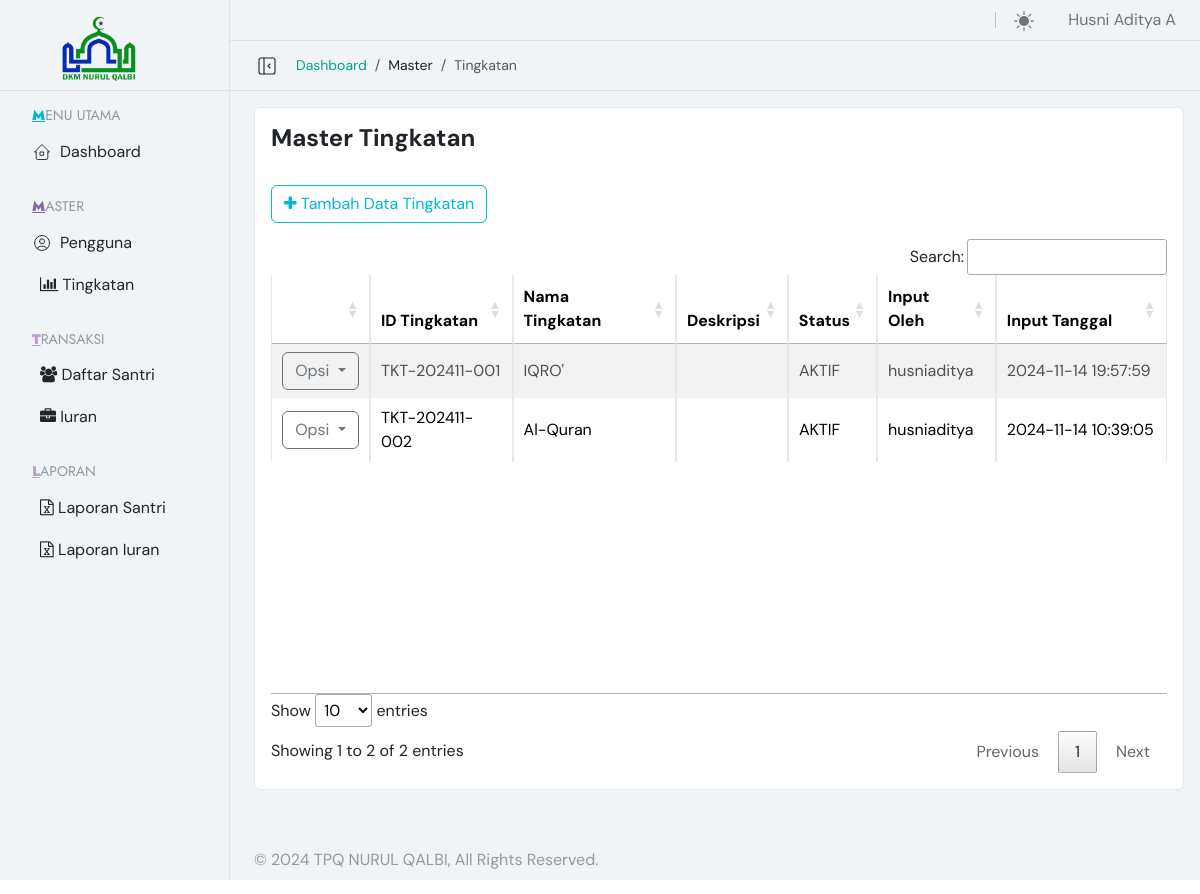
The app's page /tingkatan.php (signed in) with its own data.
### tables this page shows
CREATE TABLE IF NOT EXISTS `m_tingkatan` (
  `ID_TINGKATAN` varchar(50) NOT NULL,
  `NAMA_TINGKATAN` varchar(50) DEFAULT NULL,
  `DESKRIPSI` text DEFAULT NULL,
  `STATUS` varchar(50) DEFAULT '1',
  `INPUT_OLEH` varchar(50) DEFAULT NULL,
  `INPUT_TANGGAL` datetime DEFAULT NULL,
  PRIMARY KEY (`ID_TINGKATAN`)
);

### backend/master/tingkatan/t_tingkatan.php (called while the page is built, shortened)
<?php
$query = "SELECT *,CASE WHEN STATUS = 1 THEN 'AKTIF' ELSE 'TIDAK AKTIF' END STATUS FROM m_tingkatan";
$getTingkatan =  GetQuery2($query, []);
$rowTingkatan = $getTingkatan->fetchAll(PDO::FETCH_ASSOC);
?>

### connection/conn.php (called while the page is built, shortened)
<?php
$host = "localhost";
$database = "tpq";
$username = "andre";
$password = "andre2024";
try {
    $db1 = new PDO("mysql:host=$host;dbname=$database", $username, $password);
    $db1->setAttribute(PDO::ATTR_ERRMODE, PDO::ERRMODE_EXCEPTION);
    function GetQuery2($query, $params = [])
    {
        global $db1;
        $result = $db1->prepare($query);
        $result->execute($params);
        return $result;
    }
} catch (PDOException $e) {
    die("Database connection failed: " . $e->getMessage());
}
?>

### content/master/tingkatan/c_tingkatan.php (the view, shortened to what this page needs)
<div class="card mb-4">
    <div class="card-header py-3 bg-transparent border-bottom-0">
        <h4 class="card-title mb-0"><strong>Master Tingkatan</strong></h4>
    </div>
    <div class="card-body">
        <div class="d-flex justify-content-between align-items-center mb-3">
            <a data-toggle="modal" title="Add this item" class="btn btn-outline-primary" href="tingkatan_add.php?method=add"><i class="fa fa-plus"></i> Tambah Data Tingkatan</a>
        </div>
        <div class="table-responsive">
            <table class="table table-striped table-bordered" id="tingkatan-table">
                <thead>
                    <tr>
                        <th></th>
                        <th>ID Tingkatan</th>
                        <th>Nama Tingkatan</th>
                        <th>Deskripsi</th>
                        <th>Status</th>
                        <th>Input Oleh</th>
                        <th>Input Tanggal</th>
                    </tr>
                </thead>
                <tbody>
                    <?php
                    foreach ($rowTingkatan as $dataTingkatan) {
                        extract($dataTingkatan);
                        ?>
                        <tr>
                            <td align="center">
                                <form id="<?= uniqid(); ?>" method="post" class="form">
                                <button class="btn btn-outline-secondary dropdown-toggle" type="button"  data-bs-toggle="dropdown" aria-expanded="false">
									Opsi
								</button>
                                </form>
                            </td>
                            <td><?= $ID_TINGKATAN; ?></td>
                            <td><?= $NAMA_TINGKATAN; ?></td>
                            <td><?= $DESKRIPSI; ?></td>
                            <td><?= $STATUS; ?></td>
                            <td><?= $INPUT_OLEH; ?></td>
                            <td><?= $INPUT_TANGGAL; ?></td>
                        </tr>
                        <?php
                    }
                    ?>
                </tbody>
            </table>
        </div>
    </div>
</div>

### assets/css/tablestyle.css (style rules this page uses)
table.dataTable { width: 100% !important; }

### records on screen
m_tingkatan: ID_TINGKATAN "TKT-202411-001", NAMA_TINGKATAN "IQRO'", STATUS "AKTIF", INPUT_OLEH "husniaditya", INPUT_TANGGAL "2024-11-14 19:57:59"
m_tingkatan: ID_TINGKATAN "TKT-202411-002", NAMA_TINGKATAN "Al-Quran", STATUS "AKTIF", INPUT_OLEH "husniaditya", INPUT_TANGGAL "2024-11-14 10:39:05"

### other values on screen
$_SESSION["LOGINNAMA"] "Husni Aditya A"
